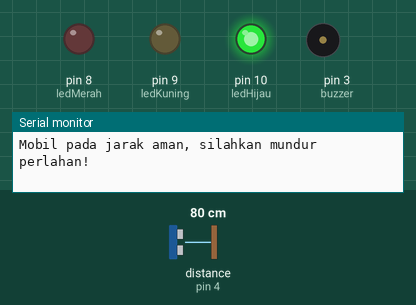
This sketch was run on a simulated Arduino Uno, built with avr-gcc and run on an emulated ATmega328P. On the bench: output pins drawn as LEDs (lit = HIGH), buzzer (waves = sounding, pin HIGH), the last lines printed to the serial monitor. The inputs (shaded band) are chosen by the test bench; at power-on: distance to the obstacle (sensor on pin 4) 80 cm. The echo pulse lasts 58.3 µs per cm.

Above: at 1.2 s.
1.3 s: distance to the obstacle (sensor on pin 4) set to 66 cm
At 2.1 s:
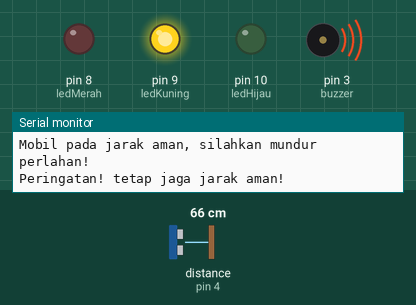
4.3 s: distance to the obstacle (sensor on pin 4) set to 23 cm
6.5 s: distance to the obstacle (sensor on pin 4) set to 17 cm
At 7.48 s:
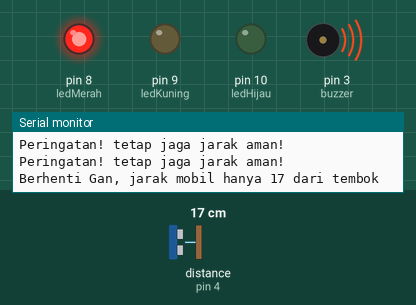
Timing chart, 0 to 15.5 s (numbered marks = the images above; inputs shaded):
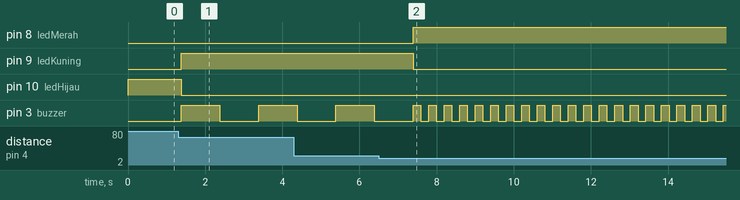

Measured:
- the behaviour switches between 70 and 69 cm on distance to the obstacle (sensor on pin 4) (found by bisection; images 0 and 1)
- the behaviour switches between 21 and 20 cm on distance to the obstacle (sensor on pin 4) (found by bisection; images 1 and 2)
- after the input at 1.3 s, pin 9 (ledKuning): LOW → HIGH after 0.08 s; pin 10 (ledHijau): HIGH → LOW after 0.08 s; pin 3 (buzzer): LOW → HIGH after 0.08 s, → LOW 1.0 s later, → HIGH 1.0 s later
- after the input at 6.5 s, pin 8 (ledMerah): LOW → HIGH after 0.89 s; pin 9 (ledKuning): HIGH → LOW after 0.89 s; pin 3 (buzzer): alternates HIGH for 0.20 s and LOW for 0.20 s, starting after 1.1 s

The sketch:

5-11-21_Arduino_Ultrasonic_as_Parking_Sensor.ino
```cpp
#include <NewPing.h>

// Inisialisasi pin Arduino
int trig = 5;
int echo = 4;
int buzzer = 3;
int ledMerah = 8, ledKuning = 9, ledHijau = 10;
int batas = 400;

NewPing cm(trig, echo, batas);

void setup() {
  Serial.begin(9600);

  // Deklarasi I/O
  pinMode(ledMerah, OUTPUT);
  pinMode(ledKuning, OUTPUT);
  pinMode(ledHijau, OUTPUT);
  pinMode(buzzer, OUTPUT);
}

void loop() {
  // Membaca jarak pada dengan sensor ultrasonik
  int readJarak = cm.ping_cm();

  // Logika
  if(readJarak <= 20){
    Serial.println("Berhenti Gan, jarak mobil hanya " + String(readJarak) + " dari tembok");
    kondisi(HIGH, LOW, LOW);
//    digitalWrite(ledMerah, HIGH);
//    digitalWrite(ledKuning, LOW);
//    digitalWrite(ledHijau, LOW);
    digitalWrite(buzzer, HIGH);
    delay(200);
    digitalWrite(buzzer, LOW);
    delay(200);
  }
  else if(readJarak > 20 &&  readJarak <= 70){
    Serial.println("Peringatan! tetap jaga jarak aman!");
    kondisi(LOW, HIGH, LOW);
//    digitalWrite(ledKuning, HIGH);
//    digitalWrite(ledMerah, LOW);
//    digitalWrite(ledHijau, LOW);
    digitalWrite(buzzer, HIGH);
    delay(1000);
    digitalWrite(buzzer, LOW);
    delay(1000);
  }
  else if(readJarak > 70){
    Serial.println("Mobil pada jarak aman, silahkan mundur perlahan!");
    kondisi(LOW, LOW, HIGH);
//    digitalWrite(ledHijau, HIGH);
//    digitalWrite(ledMerah, LOW);
//    digitalWrite(ledKuning, LOW);
  }
}

void kondisi(int nilai1, int nilai2, int nilai3){
    digitalWrite(ledMerah, nilai1);
    digitalWrite(ledKuning, nilai2);
    digitalWrite(ledHijau, nilai3);
}
```
